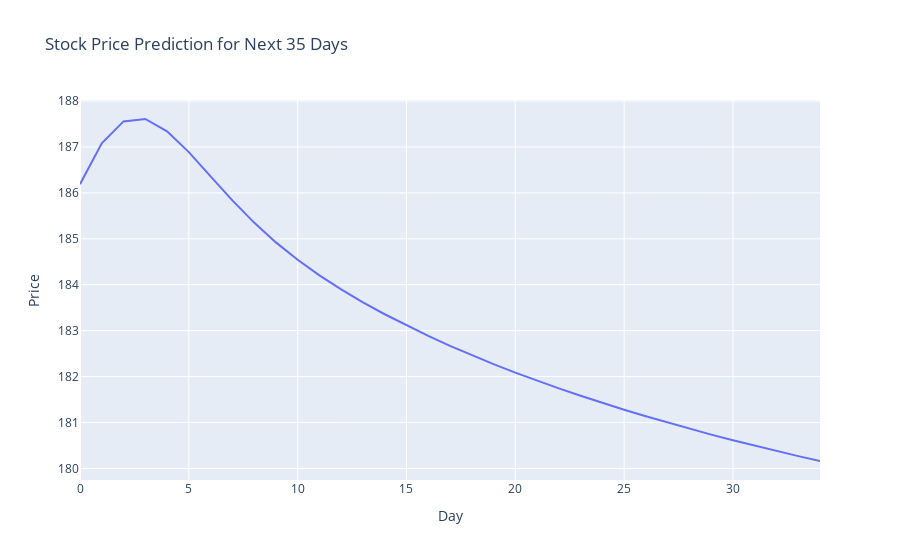

Source (notebook cell):
### Code cell
# Predict the next n days
n_days = 35
x_input = test_data[-time_step:].reshape(1, -1)
temp_input = list(x_input[0])
lst_output = []

for i in range(n_days):
    if len(temp_input) > time_step:
        x_input = np.array(temp_input[1:])
        x_input = x_input.reshape((1, time_step, 1))
        yhat = model.predict(x_input, verbose=0)
        temp_input.append(yhat[0][0])
        temp_input = temp_input[1:]
        lst_output.append(yhat[0][0])
    else:
        x_input = x_input.reshape((1, time_step, 1))
        yhat = model.predict(x_input, verbose=0)
        temp_input.append(yhat[0][0])
        lst_output.append(yhat[0][0])


lst_output = scaler.inverse_transform(np.array(lst_output).reshape(-1, 1))

# Plot predictions for the next n days
fig_future = go.Figure()
fig_future.add_trace(go.Scatter(y=lst_output.flatten(), mode='lines', name='Predicted'))
fig_future.update_layout(title=f'Stock Price Prediction for Next {n_days} Days', xaxis_title='Day', yaxis_title='Price')
fig_future.show()

### Figure 1 — Plotly figure (JSON) as saved in the notebook; plotly's stock layout.template omitted (floating-point values rounded to 4 significant figures)
{"data": [{"mode": "lines", "name": "Predicted", "type": "scatter", "y": [186.2, 187.1, 187.6, 187.6, 187.3, 186.9, 186.4, 185.8, 185.4, 184.9, 184.5, 184.2, 183.9, 183.6, 183.4, 183.1, 182.9, 182.7, 182.5, 182.3, 182.1, 181.9, 181.7, 181.6, 181.4, 181.3, 181.1, 181.0, 180.9, 180.7, 180.6, 180.5, 180.4, 180.3, 180.2]}], "layout": {"title": {"text": "Stock Price Prediction for Next 35 Days"}, "xaxis": {"title": {"text": "Day"}}, "yaxis": {"title": {"text": "Price"}}}}
